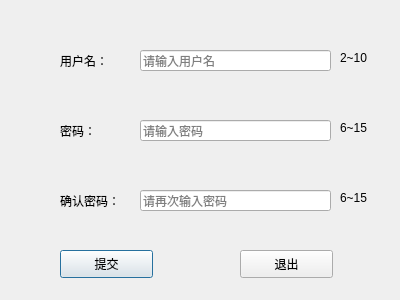
<?xml version="1.0" encoding="UTF-8"?>
<ui version="4.0">
 <class>Register</class>
 <widget class="QDialog" name="Register">
  <property name="geometry">
   <rect>
    <x>0</x>
    <y>0</y>
    <width>400</width>
    <height>300</height>
   </rect>
  </property>
  <property name="windowTitle">
   <string>注册</string>
  </property>
  <property name="windowIcon">
   <iconset>
    <normaloff>C:/Users/HP/Pictures/好看的头像/image.jpg</normaloff>C:/Users/HP/Pictures/好看的头像/image.jpg</iconset>
  </property>
  <widget class="QPushButton" name="submit">
   <property name="geometry">
    <rect>
     <x>60</x>
     <y>250</y>
     <width>93</width>
     <height>28</height>
    </rect>
   </property>
   <property name="cursor">
    <cursorShape>PointingHandCursor</cursorShape>
   </property>
   <property name="text">
    <string>提交</string>
   </property>
  </widget>
  <widget class="QPushButton" name="exit">
   <property name="geometry">
    <rect>
     <x>240</x>
     <y>250</y>
     <width>93</width>
     <height>28</height>
    </rect>
   </property>
   <property name="cursor">
    <cursorShape>PointingHandCursor</cursorShape>
   </property>
   <property name="text">
    <string>退出</string>
   </property>
  </widget>
  <widget class="QLabel" name="label_3">
   <property name="geometry">
    <rect>
     <x>51</x>
     <y>367</y>
     <width>75</width>
     <height>16</height>
    </rect>
   </property>
   <property name="text">
    <string>确认密码：</string>
   </property>
  </widget>
  <widget class="QLabel" name="pwd">
   <property name="geometry">
    <rect>
     <x>60</x>
     <y>110</y>
     <width>101</width>
     <height>41</height>
    </rect>
   </property>
   <property name="text">
    <string>密码：</string>
   </property>
  </widget>
  <widget class="QLineEdit" name="userLineEdit">
   <property name="geometry">
    <rect>
     <x>140</x>
     <y>50</y>
     <width>191</width>
     <height>21</height>
    </rect>
   </property>
   <property name="echoMode">
    <enum>QLineEdit::Normal</enum>
   </property>
   <property name="placeholderText">
    <string>请输入用户名</string>
   </property>
  </widget>
  <widget class="QLineEdit" name="pwdLineEdit">
   <property name="geometry">
    <rect>
     <x>140</x>
     <y>120</y>
     <width>191</width>
     <height>21</height>
    </rect>
   </property>
   <property name="echoMode">
    <enum>QLineEdit::Password</enum>
   </property>
   <property name="placeholderText">
    <string>请输入密码</string>
   </property>
  </widget>
  <widget class="QLabel" name="label_4">
   <property name="geometry">
    <rect>
     <x>60</x>
     <y>40</y>
     <width>101</width>
     <height>41</height>
    </rect>
   </property>
   <property name="text">
    <string>用户名：</string>
   </property>
  </widget>
  <widget class="QLineEdit" name="pwdLineEdit_2">
   <property name="geometry">
    <rect>
     <x>140</x>
     <y>190</y>
     <width>191</width>
     <height>21</height>
    </rect>
   </property>
   <property name="echoMode">
    <enum>QLineEdit::Password</enum>
   </property>
   <property name="placeholderText">
    <string>请再次输入密码</string>
   </property>
  </widget>
  <widget class="QLabel" name="pwd_2">
   <property name="geometry">
    <rect>
     <x>60</x>
     <y>180</y>
     <width>101</width>
     <height>41</height>
    </rect>
   </property>
   <property name="text">
    <string>确认密码：</string>
   </property>
  </widget>
  <widget class="QLabel" name="label">
   <property name="geometry">
    <rect>
     <x>340</x>
     <y>50</y>
     <width>72</width>
     <height>15</height>
    </rect>
   </property>
   <property name="text">
    <string>2~10</string>
   </property>
  </widget>
  <widget class="QLabel" name="label_2">
   <property name="geometry">
    <rect>
     <x>340</x>
     <y>120</y>
     <width>72</width>
     <height>15</height>
    </rect>
   </property>
   <property name="text">
    <string>6~15</string>
   </property>
  </widget>
  <widget class="QLabel" name="label_5">
   <property name="geometry">
    <rect>
     <x>340</x>
     <y>190</y>
     <width>72</width>
     <height>15</height>
    </rect>
   </property>
   <property name="text">
    <string>6~15</string>
   </property>
  </widget>
 </widget>
 <resources/>
 <connections>
  <connection>
   <sender>exit</sender>
   <signal>clicked()</signal>
   <receiver>Register</receiver>
   <slot>close()</slot>
   <hints>
    <hint type="sourcelabel">
     <x>286</x>
     <y>263</y>
    </hint>
    <hint type="destinationlabel">
     <x>199</x>
     <y>149</y>
    </hint>
   </hints>
  </connection>
 </connections>
</ui>
